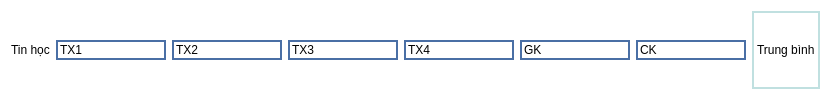
               <widget class="QWidget" name="widget_42" native="true">
                <property name="styleSheet">
                 <string notr="true">background-color: rgb(255, 255, 255);</string>
                </property>
                <layout class="QHBoxLayout" name="horizontalLayout_35">
                 <item>
                  <widget class="QLabel" name="label_53">
                   <property name="text">
                    <string>Tin học</string>
                   </property>
                  </widget>
                 </item>
                 <item>
                  <widget class="QLineEdit" name="lineEdit_177">
                   <property name="styleSheet">
                    <string notr="true">border: 2px solid #4A6FA5;</string>
                   </property>
                   <property name="text">
                    <string>TX1</string>
                   </property>
                  </widget>
                 </item>
                 <item>
                  <widget class="QLineEdit" name="lineEdit_178">
                   <property name="styleSheet">
                    <string notr="true">border: 2px solid #4A6FA5;</string>
                   </property>
                   <property name="text">
                    <string>TX2</string>
                   </property>
                  </widget>
                 </item>
                 <item>
                  <widget class="QLineEdit" name="lineEdit_179">
                   <property name="styleSheet">
                    <string notr="true">border: 2px solid #4A6FA5;</string>
                   </property>
                   <property name="text">
                    <string>TX3</string>
                   </property>
                  </widget>
                 </item>
                 <item>
                  <widget class="QLineEdit" name="lineEdit_180">
                   <property name="styleSheet">
                    <string notr="true">border: 2px solid #4A6FA5;</string>
                   </property>
                   <property name="text">
                    <string>TX4</string>
                   </property>
                  </widget>
                 </item>
                 <item>
                  <widget class="QLineEdit" name="lineEdit_181">
                   <property name="styleSheet">
                    <string notr="true">border: 2px solid #4A6FA5;</string>
                   </property>
                   <property name="text">
                    <string>GK</string>
                   </property>
                  </widget>
                 </item>
                 <item>
                  <widget class="QLineEdit" name="lineEdit_182">
                   <property name="styleSheet">
                    <string notr="true">border: 2px solid #4A6FA5;</string>
                   </property>
                   <property name="text">
                    <string>CK</string>
                   </property>
                  </widget>
                 </item>
                 <item>
                  <widget class="QLabel" name="label_54">
                   <property name="styleSheet">
                    <string notr="true">border: 2px solid #C0E0E0;</string>
                   </property>
                   <property name="text">
                    <string>Trung bình</string>
                   </property>
                  </widget>
                 </item>
                </layout>
               </widget>
